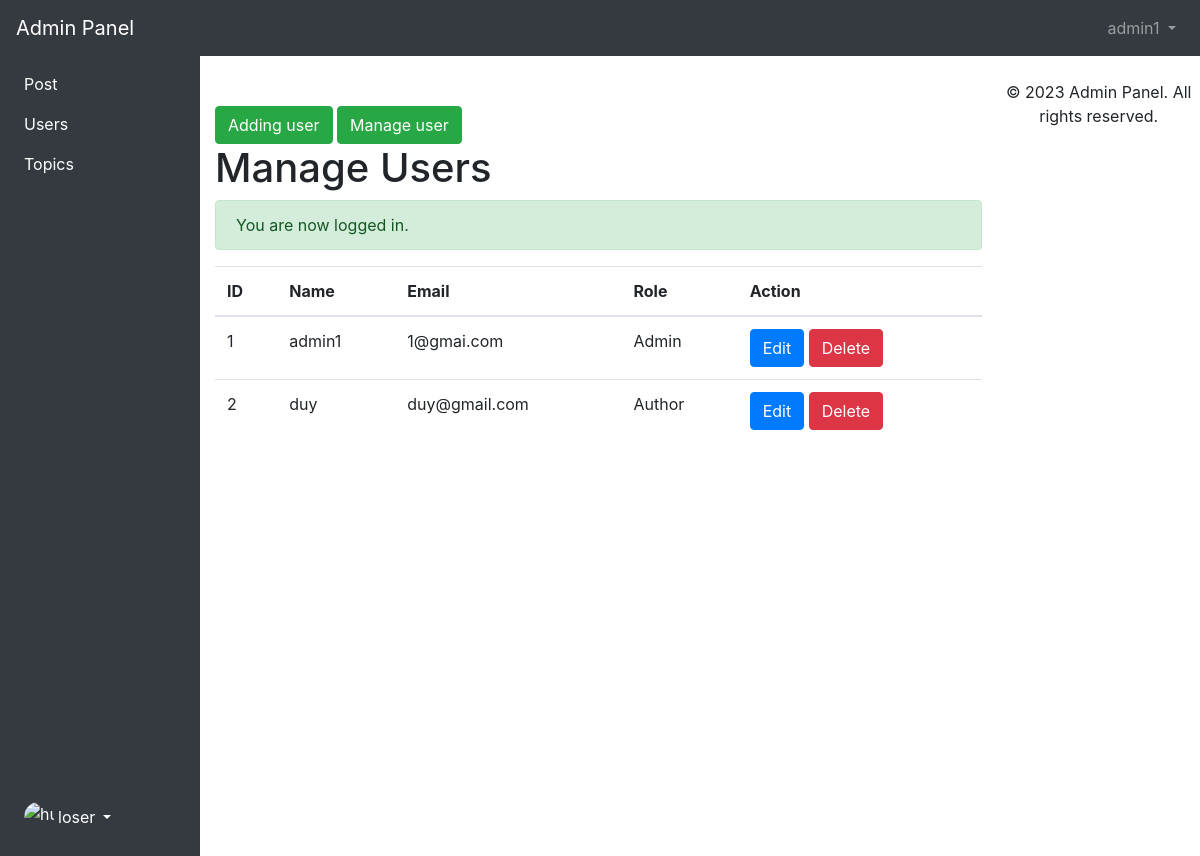
The app's page /admin/users/index.php (signed in) with its own data.
### tables this page shows
CREATE TABLE IF NOT EXISTS `users` (
  `id` int NOT NULL AUTO_INCREMENT,
  `username` varchar(255) NOT NULL,
  `email` varchar(255) NOT NULL,
  `role` enum('Author','Admin') DEFAULT NULL,
  `password` varchar(255) NOT NULL,
  `created_at` timestamp NULL DEFAULT CURRENT_TIMESTAMP,
  `updated_at` timestamp NULL DEFAULT NULL,
  `image` varchar(255) DEFAULT NULL,
  PRIMARY KEY (`id`)
);

### app/controllers/users.php (called while the page is built, shortened)
<?php
include ROOT_PATH . "/app/database/db.php";
$table = 'users';
$admin_users = selectAll($table);

### app/database/db.php (called while the page is built, shortened)
<?php
require('connect.php');
if (!function_exists('selectAll')) {
    function selectAll($table, $conditions = [])
    {
        global $conn;
        $sql = "SELECT * FROM $table";
        if (empty($conditions)) {
            $stmt = $conn->prepare($sql);
            $stmt->execute();
            $posts = $stmt->get_result()->fetch_all(MYSQLI_ASSOC);
            return $posts;
        }
    }
}
?>

### admin/users/index.php (the view, shortened to what this page needs)
<?php
include_once ROOT_PATH . "/app/include/adminHeader.php";
include_once ROOT_PATH . "/app/controllers/users.php";
?>
<?php
include_once ROOT_PATH . "/app/include/adminSidebars.php";
?>
<div style="margin-top: 50px;" class="container">
    <a href="create.php" class="btn btn-success">Adding user</a>
    <a href="edit.php" class="btn btn-success">Manage user</a>
    <h1>Manage Users</h1>
    <?php
    include_once ROOT_PATH . "/app/include/message.php";
    ?>
    <?php if (isset($admin_users) && !empty($admin_users)): ?>
        <table class="table">
            <thead>
                <tr>
                    <th>ID</th>
                    <th>Name</th>
                    <th>Email</th>
                    <th>Role</th>
                    <th>Action</th>
                </tr>
            </thead>
            <tbody>
                <?php foreach ($admin_users as $key => $value): ?>
                    <tr>
                        <td><?php echo $key + 1 ?></td>
                        <td><?php echo $value['username'] ?></td>
                        <td><?php echo $value['email'] ?></td>
                        <td><?php echo $value['role'] ?></td>
                        <td>
                            <a href="edit.php?id=<?php echo $value['id']; ?>" class="btn btn-primary">Edit</a>
                            <a href="index.php?delete_id=<?php echo $value['id']; ?>" class="btn btn-danger">Delete</a>
                        </td>
                    </tr>
                <?php endforeach; ?>
            </tbody>
        </table>
    <?php else: ?>
        <p>No users found.</p>
    <?php endif; ?>
</div>
<?php
include_once ROOT_PATH . "/app/include/adminFooter.php";
?>

### records on screen
users: username "admin1", email "1@gmai.com", role "Admin"
users: username "duy", email "duy@gmail.com", role "Author"

### other values on screen
$_SESSION['username'] "admin1"
$_SESSION['message'] "You are now logged in."
